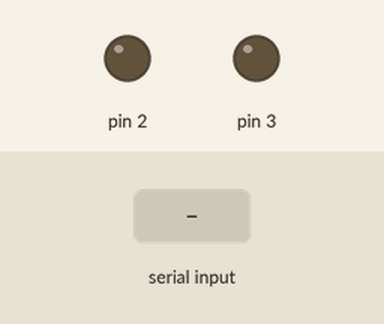
A sketch run on a simulated Arduino Uno, built with avr-gcc and run on an emulated ATmega328P. On the bench: output pins drawn as LEDs (lit = HIGH). The test bench sets the inputs (shaded band).

Above: at 1.2 s.
1.3 s: "ledon\n" received over the second serial link
At 1.7 s:
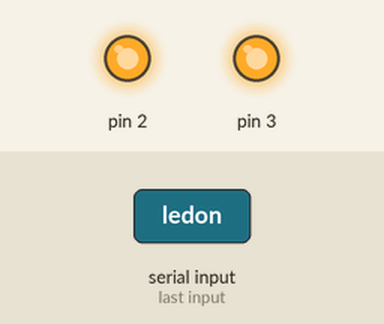
2.8 s: "ledoff2\n" received over the second serial link
At 4.0 s:
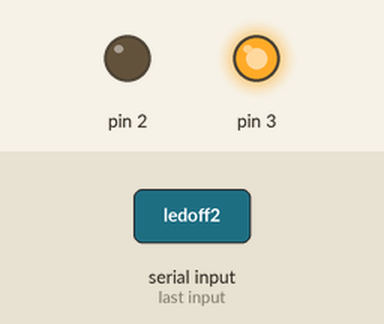
4.3 s: "ledoff\n" received over the second serial link
At 5.2 s:
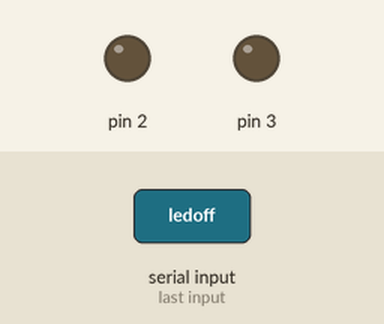
5.8 s: "ledon2\n" received over the second serial link
At 6.3 s:
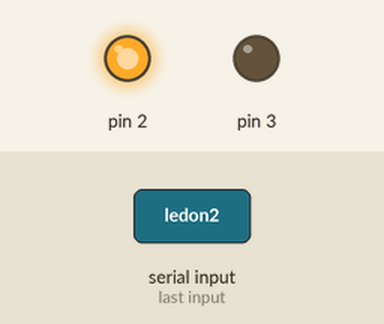
7.3 s: "ledon3\n" received over the second serial link
At 8.7 s:
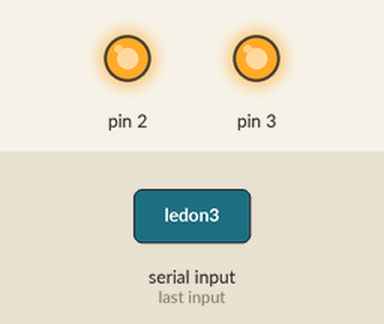
Timing chart, 0 to 9.8 s (numbered marks = the images above; inputs shaded):
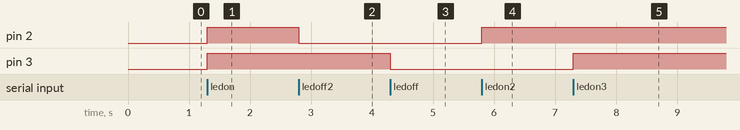

The sketch:

bluetoothExam2.ino
```cpp
#include <SoftwareSerial.h>
#include <string.h>

SoftwareSerial BTSerial(6, 7);
int flag =100;
String str;
char inChar;
void setup() {
  Serial.begin(9600);
  BTSerial.begin(9600);
  pinMode(2,OUTPUT);
  pinMode(3,OUTPUT);
}
void loop(){
  if (BTSerial.available()){   //앱의 값을 아두이노로 전송
    char inChar = (char)BTSerial.read();
    if(inChar=='\r'||inChar=='\n'){
         flag = 1; //완료
      }
    else str += inChar;
  }
    if(flag ==1){
        if(str.equals("ledoff")) {
            digitalWrite(2,LOW);
            digitalWrite(3,LOW);
        }
         if(str.equals("ledon")) {
            digitalWrite(2,HIGH);
            digitalWrite(3,HIGH);
        }
         if(str.equals("ledoff2")) digitalWrite(2,LOW);
         if(str.equals("ledoff3")) digitalWrite(3,LOW);
         if(str.equals("ledon2")) digitalWrite(2,HIGH);
         if(str.equals("ledon3")) digitalWrite(3,HIGH);
         str="";
         flag = 0;
    }
}
```

Measured:
- after the input at 1.3 s, pin 2, pin 3: LOW → HIGH at once
- after the input at 2.8 s, pin 2: HIGH → LOW at once
- after the input at 4.3 s, pin 3: HIGH → LOW at once
- after the input at 5.8 s, pin 2: LOW → HIGH at once
- after the input at 7.3 s, pin 3: LOW → HIGH at once
